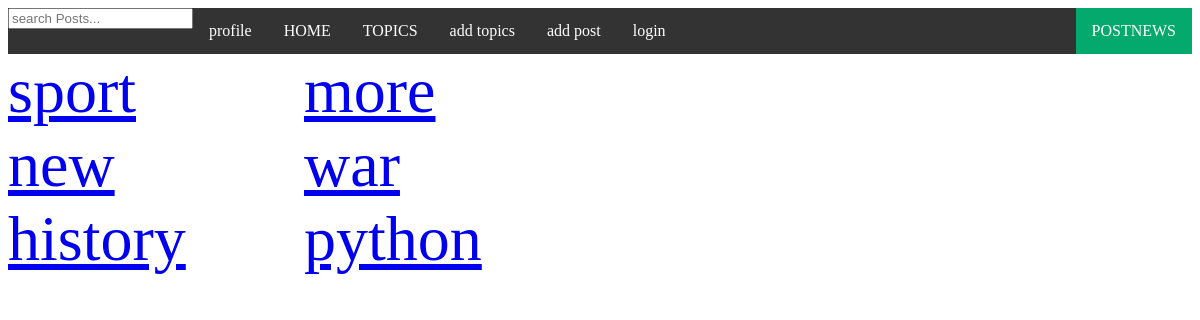
Before: /topics/ with the older database file.
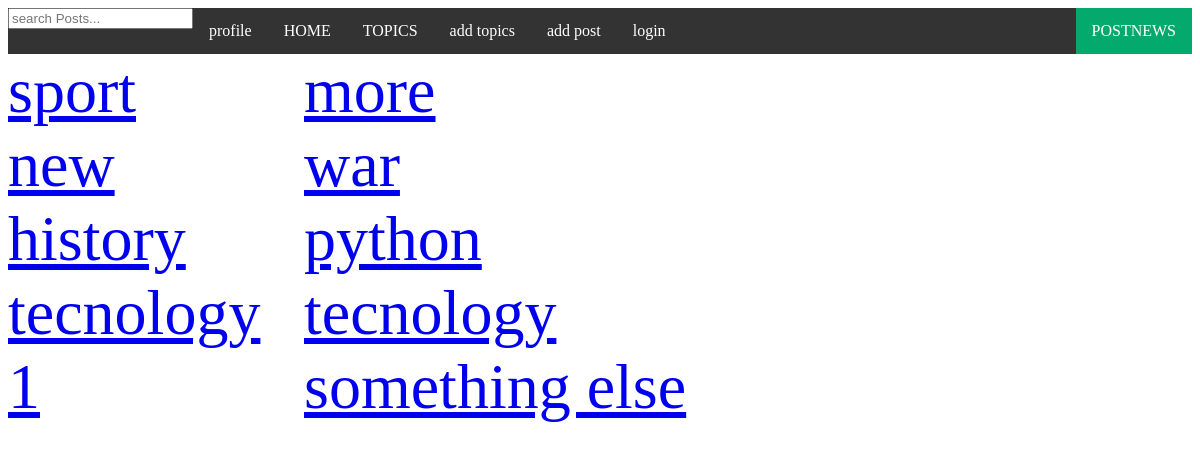
After: the same page with the newer database file.
### base/models.py (models this page shows, shortened)
class Topic(models.Model):
    name = models.CharField(max_length=200)

### base/views.py (the view)
# urls.py: path('topics/', views.topicpage, name="topicpage"),
def topicpage(request):
    Topics = Topic.objects.all()
    context = { 'Topics':Topics }
    return render(request, 'topics.html', context)

### templates/topics.html (shortened to what this page needs)
{% extends 'main.html' %}
{% block content %}
<div class="c">
{% for Topic in Topics %}
    <div>
        <a href="{% url 'home'%}?q={{ Topic.name}}">{{ Topic.name }}</a>
    </div>
{% endfor %}
</div>
{% endblock content %}

Changed rows visible on the page:
added Topic: name "tecnology"
added Topic: name "tecnology"
added Topic: name "1"
added Topic: name "something else"
